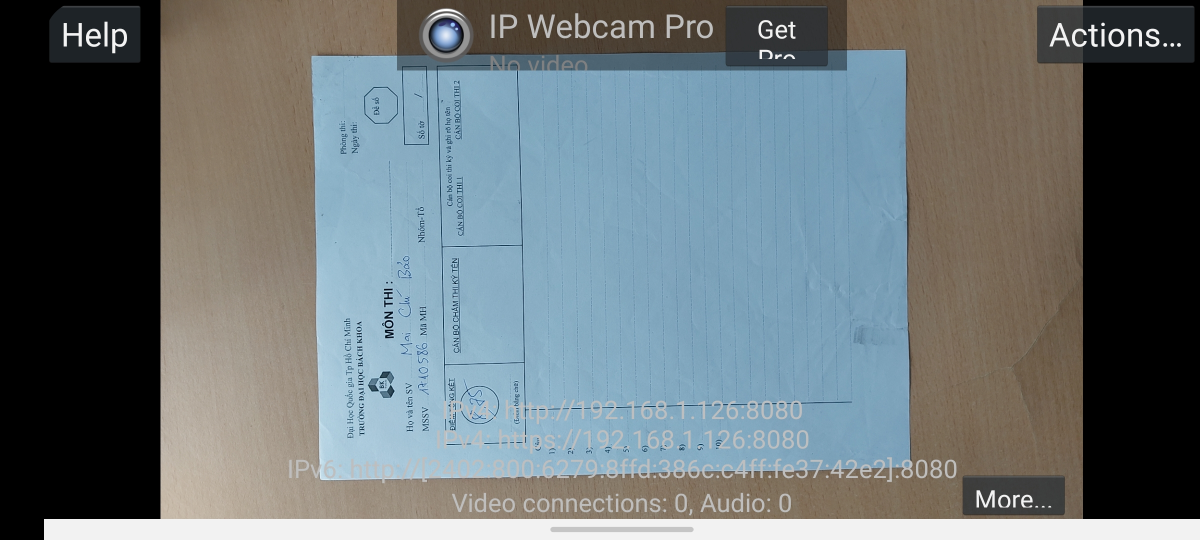
#> input picture doc/IP webcam.jpg, 2400 x 1080 px, given as the content of the folder data/Class_list_constrained, which was not available (shown at 1/2 size)
$ python Preprocessing.py
#> lines starting #> are read from the running program, lines starting #| are printed output that depends on the picture; pictures that were not available may be replaced by others from this repository, and a replacement may not be noted
#> in main, img is the input picture: shape (1080, 2400, 3); mean B, G, R 117.9, 115.1, 105.9
import os
import cv2
import imutils
import numpy as np
import math
import matplotlib.pyplot as plt
from segment import wordSegmentation


def alignImages(im1):

	MAX_FEATURES = 4000
	GOOD_MATCH_PERCENT = 0.5
	# Load image
	#im1 là img cần chỉnh sửa, im2 la anh mau

	im2 = cv2.imread('doc/giaythiscan.jpg', cv2.IMREAD_COLOR)
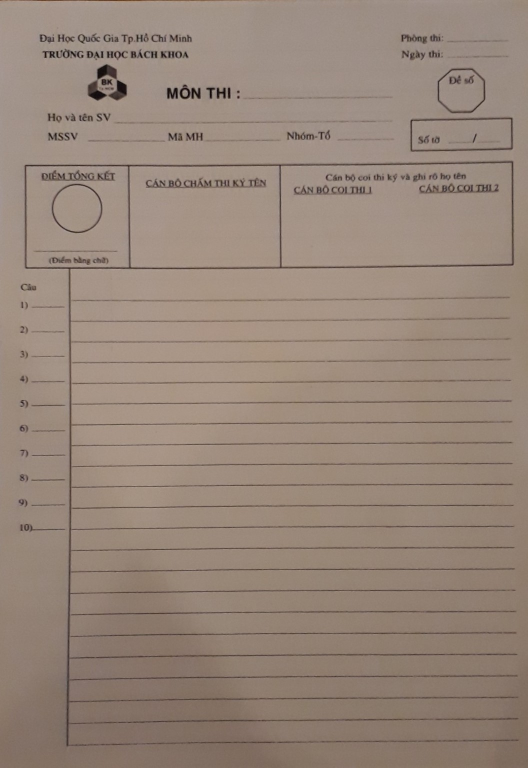
#> input picture doc/giaythiscan.jpg, 1055 x 1535 px, found by its file name (shown at 1/2 size)
#> im2 is the input picture: shape (1535, 1055, 3); mean B, G, R 121, 133.6, 150.7

	# Convert images to grayscale
	im1Gray = cv2.cvtColor(im1, cv2.COLOR_BGR2GRAY)
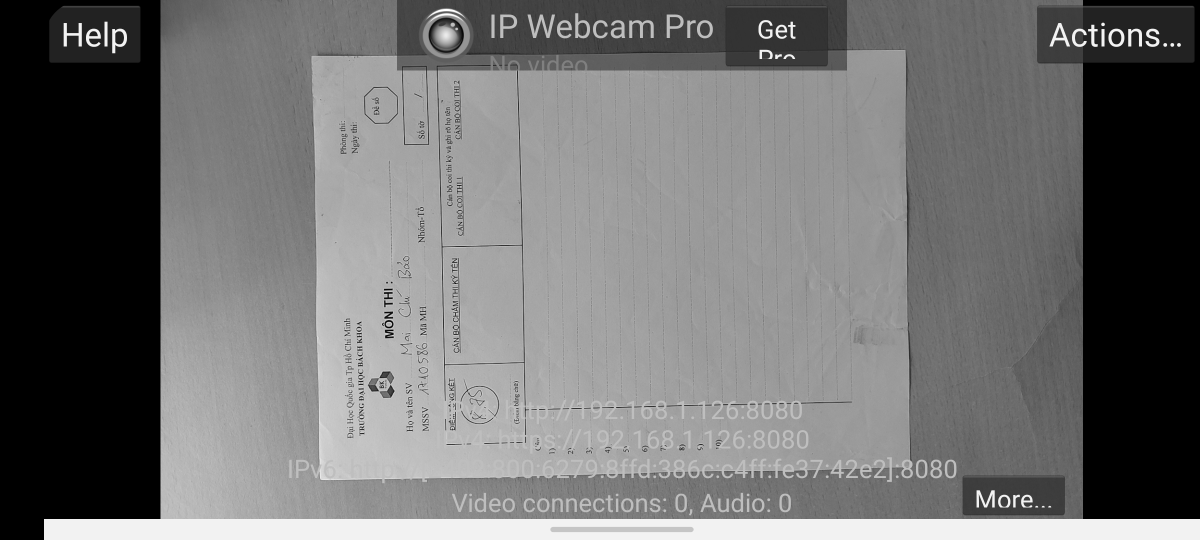
#> im1Gray: shape (1080, 2400) (shown at 1/2 size); min 0, max 255, mean 112.6
	im2Gray = cv2.cvtColor(im2, cv2.COLOR_BGR2GRAY)
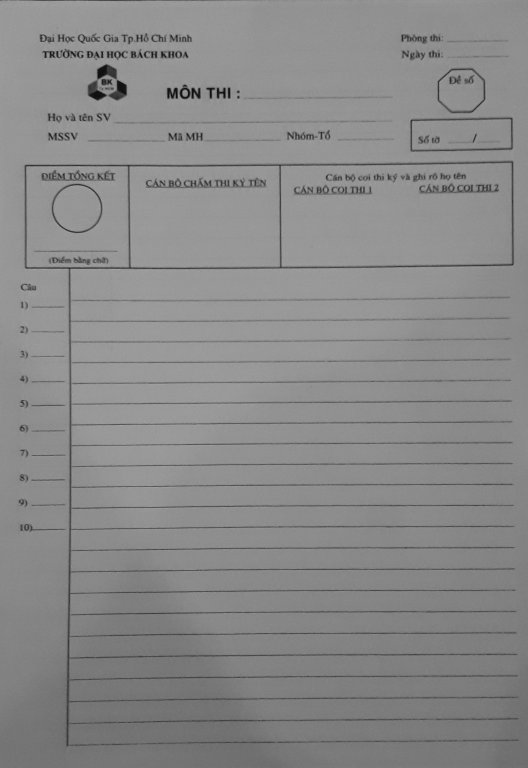
#> im2Gray: shape (1535, 1055) (shown at 1/2 size); min 2, max 172, mean 137.3

	# Detect ORB features and compute descriptors.
	orb = cv2.ORB_create(MAX_FEATURES)
	keypoints1, descriptors1 = orb.detectAndCompute(im1Gray, None)
#> keypoints1 = 4000 keypoints; strongest (x, y, size): (2330, 88, 44.6), (909, 666, 31), (2344, 91, 44.6), (210, 91, 31)
	keypoints2, descriptors2 = orb.detectAndCompute(im2Gray, None)
#> keypoints2 = 3877 keypoints; strongest (x, y, size): (420, 179, 44.6), (369, 189, 64.3), (370, 190, 53.6), (90, 104, 31)

	# Match features.
	matcher = cv2.DescriptorMatcher_create(cv2.DESCRIPTOR_MATCHER_BRUTEFORCE_HAMMING)
	matches = matcher.match(descriptors1, descriptors2, None)
#> matches = 4000 matches

	# Sort matches by score
#> (the run stopped early here; a loop or call above may not have finished)
